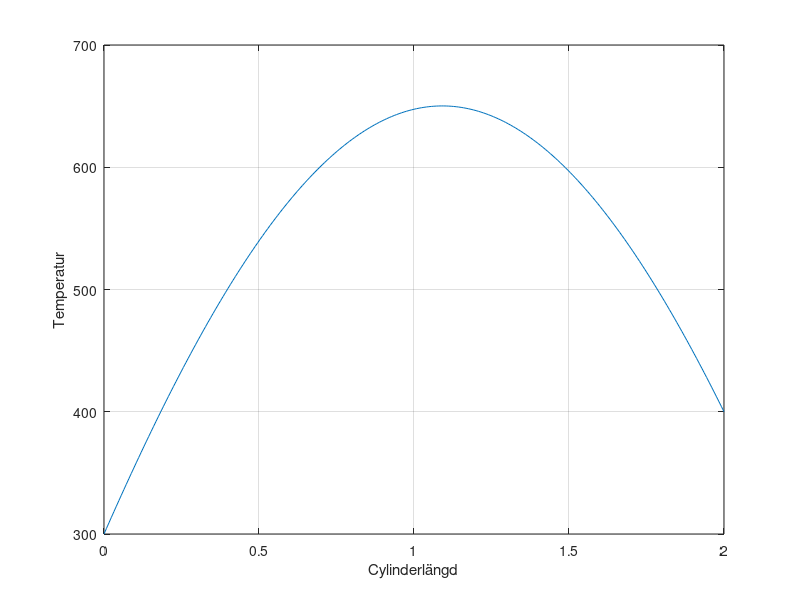

Write MATLAB code to recreate this figure.
% Lab 5.3 noggrannhetsordning p = 2
clear all, close all, clc

L = 2;          % Stavens längd [m] (X) 0-2
a = 0.01;       % Tvärsnittsarean [m^2]
k = 2.5;        % Värmeledningsförmåga [J/(K*m*s)]
T0 = 300;       % Vänster ändpunkts temperatur [K]
TL = 400;       % Höger ändpunkts temperatur [K]

% Beräknar med hjälp av finita differensmetoden  (y är temperaturen och x är läget i staven)
%n=3
n = 249;                                   % Steg vi tar (givet)      
h = L/(n + 1);                             % Steglängd för beräkningen
x = (1:n)'*h;                              % x-värden som antas
preA = ones(n,1);                             % Del i att skapa matrisen A
A = spdiags([preA h^2-2*preA preA], -1:1, n,n);     % Skapar matrisen A (blir en diagonalmatris 1 h^2-2 1 på diagonalen)
randV = zeros(n,1);                           % Skapar matrisen för randvillkoren
randV(1) = T0; randV(n) = TL;                    % Anger randvillkoren (dvs ändpunkterna)
b = (h^2/k)*x-randV;                          % Skapar matrisen b
y = A\b;                                   % Beräknar y-värdena

maxTemp = max(y);                             % Den maximala temperaturen i staven
xVard=[0,x',2];
yVard=[300,y',400];
disp(['Den maximala temperaturen i staven är ' num2str(maxTemp) ' K.'])

% Plottar temperaturskillnaden i staven
plot(xVard,yVard);
xlabel('Cylinderlängd')
ylabel('Temperatur')
grid on

% Beräknar värmeflödet (VaflodvF) i ändpunkterna i staven

tempLeft = - a*k*((-y(3) + 4*y(2) - 3*y(1))/(2*h));        % Värmeflödet i väster ände av staven

tempRight = -( a*k*((-y(n) + 4*y(n-1) - 3*y(n-2))/(2*h)));    % Värmeflödet i höger ände av staven  

disp(['Värmeflödet i vänster: ' num2str(tempLeft) ', höger ände: ' num2str(tempRight) '.'])

% OBS!! Negativt tecken framför värmeflödet bör betyda att värme avges, och motsatt för positivt.
